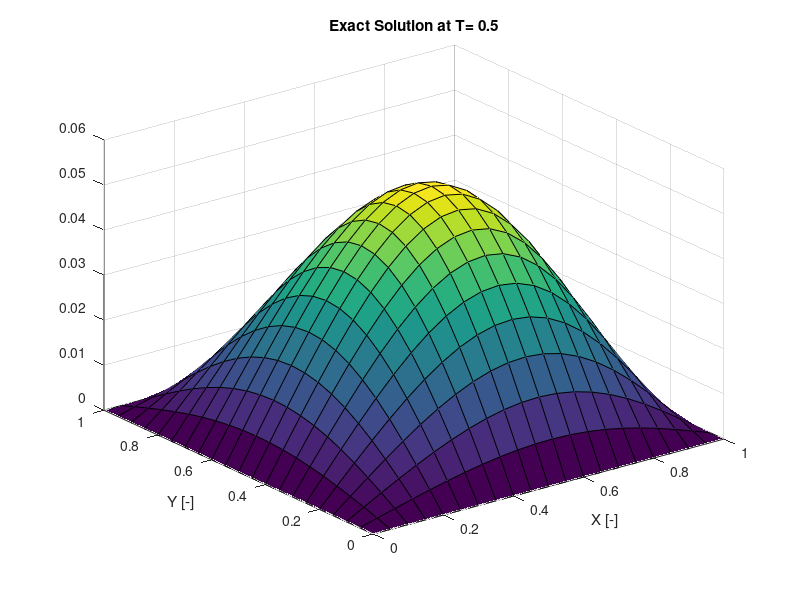
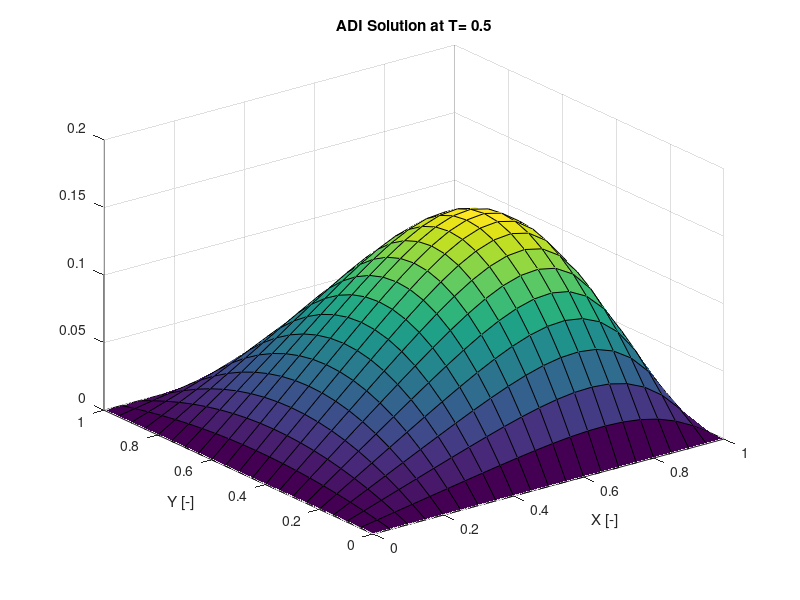
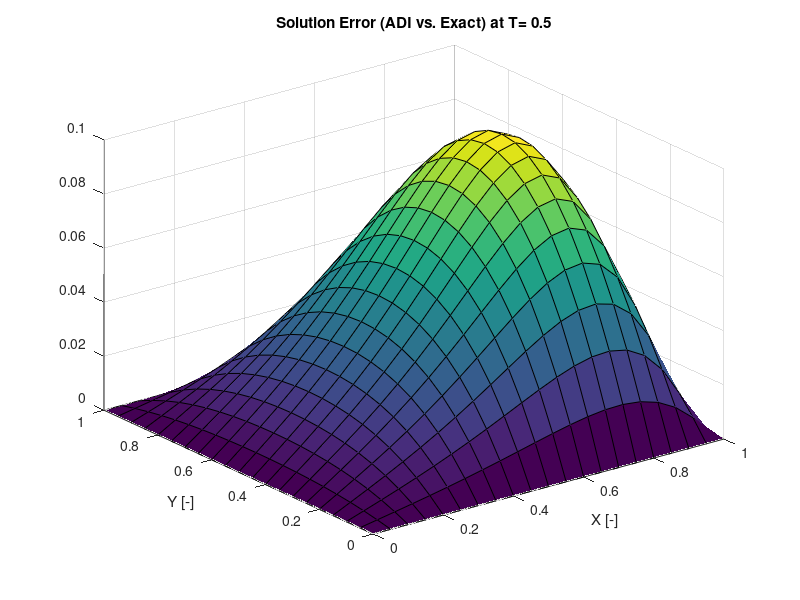

Here is the MATLAB script that generated these plots, in order:
%% Alex Swenson HW7 (Computer Project 5c)
function problem1()
clear; clc; close all;
% Set Domain and some important constants 
x_bound = 1; y_bound = 1;
dx = 0.05; dy = dx;
x = 0:dx:x_bound; y = 0:dy:y_bound;
global k 
k = 0.1;
nx = length(x); ny = length(y);
dx2 = dx*dx; dy2 = dy*dy;
dt = (dx2 / (2*k));
t_end = 40 * dt;
nt = t_end / dt;
alphax = k*dt / dx2; alphay = k*dt / dy2;

% create mesh
[X, Y] = meshgrid(x,y);
X=X'; Y=Y';
% Set Initial Conditions
f = X .* (1-X.^5) .* Y .* (1-Y);
f(1,:) = 0;
f(:,1) = 0;

%% Get Exact Solution
Ntrunc = 50;
f_exact = get_exact(X, Y, Ntrunc, t_end, nx, ny);
f_exact(1,:) = 0;
f_exact(:,1) = 0;

% Part A) L_inf Error Between f_init, f_exact @ 0
A_exact = get_exact(X, Y, Ntrunc, 0, nx, ny);
L_inf = max(max(abs(f - A_exact)));
out = ['The L_inf error between fexact(t=0) and f_initial is: ', num2str(L_inf)];
disp(out);

%% Solve the Problem Using ADI

% Make The A - matrices
ex = ones(nx-2, 1);
ey = ones(ny-2,1);
A_x = spdiags([-alphax*ex 2*(1+alphax)*ex -alphax*ex], -1:1, nx-2, nx-2);
A_y = spdiags([-alphay*ey 2*(1+alphay)*ey -alphay*ey], -1:1, ny-2, ny-2);


% Allocate the f, b matrices
f_inter = f;
f_save = f;

for t=1:2
    step = mod(t, 2);

    if step == 1
        for j=2:nx-1
            b = (2 + alphay*dy2)*f(:,j);
            f_inter(2:ny-1,j) = A_x \ b(2:ny-1);
        end
        for i=2:ny-1
            b = (2 + alphax*dx2)*f_inter(i,:);
            f_save(i,2:nx-1) = A_y \ b(2:nx-1)';
        end
    elseif step == 0
        for i=2:ny-1
            b = (2 + alphax*dx2)*f(i,:);
            f_inter(i,2:nx-1) = A_y \ b(2:nx-1)';
        end
        for j=2:nx-1
            b = (2 + alphay*dy2)*f_inter(:,j);
            f_save(2:ny-1,j) = A_x \ b(2:ny-1);
        end
    end
    f = f_save;
end
%% Plot Results

tend = dt * nt;

%% Plotting Results
figure(1)
surf(X,Y,f_exact)
xlabel('X [-]')
ylabel('Y [-]')
title(['Exact Solution at T= ', num2str(tend)])
saveas(gcf, './writeup/exact_solution.png')

figure(2)
surf(X,Y,f);
xlabel('X [-]')
ylabel('Y [-]')
title(['ADI Solution at T= ', num2str(tend)])
saveas(gcf, './writeup/adi_solution.png')

figure(3)
surf(X,Y,abs(f - f_exact));
xlabel('X [-]')
ylabel('Y [-]')
title(['Solution Error (ADI vs. Exact) at T= ', num2str(tend)])
saveas(gcf, './writeup/solution_error.png')

end % End of Main Program


% This function plots the exact solution to the 2D diffusion PDE
function exactf = get_exact(X, Y, trunc, t_end, nx, ny)
global k
exactf = zeros(length(nx), length(ny));
for n=1:trunc
    for m=1:trunc
    exactf=exactf-120*(-n^4*pi^4*(-1)^n + 12*n^2*pi^2*(-1)^n + 24 + 24*(-1)^(1+n))...
        * (-2 + 2*(-1)^m) / (n^7*pi^10*m^3) ...
        * sin(n*pi*X) .*sin(m*pi*Y)*exp(-(n^2+m^2)*pi^2*k*t_end);
    end
end
end
